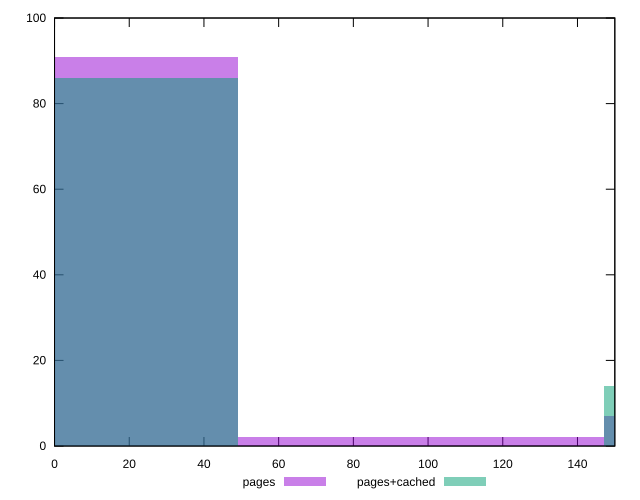

gnuplot code for this plot:
reset

$pages <<EOF
0 91
196.1977241077563 7
98.09886205387815 2
EOF

$pagesCached <<EOF
0 86
196.1977241077563 14
EOF

set key outside below
set boxwidth 98.09886205387815
set xrange [0:150]
set yrange [0:100]
set trange [0:100]
set style fill transparent solid 0.5 noborder
set terminal svg size 640, 500 enhanced background rgb 'white'
set output "report_00017_2021-02-10T15-08-03.406Z/unminified-javascript/comparison/histogram/0_vs_1.svg"

plot $pages title "pages" with boxes, \
     $pagesCached title "pages+cached" with boxes

reset
